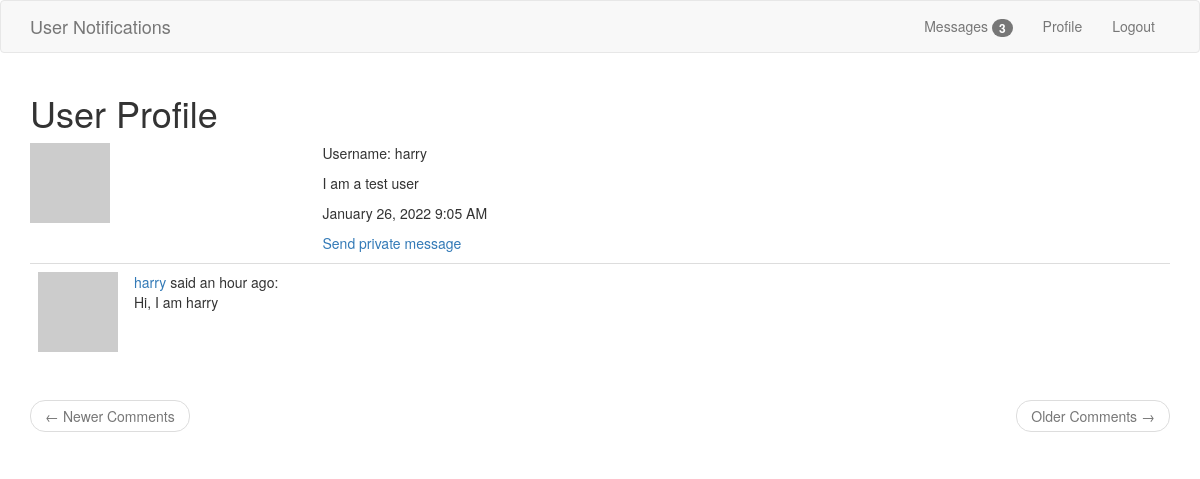
/user/harry (signed in), run on the app's committed database.
### app/models.py (models this page shows, shortened)
class User(UserMixin, db.Model):
    __table_name__ = 'users'
    id = db.Column(db.Integer, primary_key=True)
    username = db.Column(db.String(64), index=True, unique=True)
    email = db.Column(db.String(64), index=True, unique=True)
    password_hash = db.Column(db.String(128))
    about_me = db.Column(db.String(120))
    last_seen = db.Column(db.DateTime, default=datetime.utcnow)
    posts = db.relationship('Post', backref='author', lazy='dynamic')
    messages_sent = db.relationship(
        'Message',
        foreign_keys='Message.sender_id',
        backref='author',
        lazy='dynamic')
    messages_received = db.relationship(
        'Message',
        foreign_keys='Message.recipient_id',
        backref='recipient',
        lazy='dynamic')
    last_message_read_time = db.Column(db.DateTime)
    notifications = db.relationship(
        'Notification',
        backref='user',
        lazy='dynamic')
    def avatar(self, size):
        digest = md5(self.email.lower().encode('utf-8')).hexdigest()
        return f'https://www.gravatar.com/avatar/{digest}?d=identicon&s={size}'
    def new_messages(self):
        last_read_time = self.last_message_read_time or datetime(1900, 1, 1)
        return Message.query.filter_by(recipient=self).filter(
            Message.timestamp > last_read_time).count()

class Post(db.Model):
    __table_name__ = 'post'
    id = db.Column(db.Integer, primary_key=True)
    body = db.Column(db.String(140))
    timestamp = db.Column(db.DateTime, index=True, default=datetime.utcnow)
    user_id = db.Column(db.Integer, db.ForeignKey('user.id'))

### app/routes.py (the view)
@app.route('/user/<username>')
@login_required
def user(username):
    user = User.query.filter_by(username=username).first_or_404()
    page = request.args.get('page', 1, type=int)
    posts = user.posts.order_by(Post.timestamp.desc()).paginate(
        page, app.config['POSTS_PER_PAGE'], False)
    next_url = url_for('user', username=user.username, page=posts.next_num) \
        if posts.has_next else None
    prev_url = url_for('index', page=posts.prev_num) \
        if posts.has_prev else None
    return render_template(
        'user.html',
        title='User Profile',
        username=username,
        user=user,
        next_url=next_url,
        prev_url=prev_url,
        posts=posts.items
    )

### app/models.py (called while the page is built)
@login.user_loader
def load_user(id):
    return User.query.get(int(id))

### app/routes.py (called while the page is built)
@app.before_request
def before_request():
    if current_user.is_authenticated:
        current_user.last_seen = datetime.utcnow()
        db.session.commit()

### app/templates/user.html (shortened to what this page needs)
{% extends 'base.html' %}
{% block app_context %}
<div class="row">
    <div class="col-md-12">
        <h1>{{title}}</h1>
    </div>
</div>
<div class="row">
    <div class="col-sm-3 text-center">
        <p>
            <img src="{{ user.avatar(70) }}" alt="Avatar" class="img-responsive">
        </p>
    </div>
    <div class="col-sm-9">
        <p>
            Username: {{ user.username }}
        </p>
        {% if user.about_me %}
        <p>
            <span>
                {{ user.about_me }}
            </span>
        </p>
        {% endif %}
        <p>
            <span>
                {{ moment(user.last_seen).format('LLL') }}
            </span>
        </p>
        {% if user != current_user %}
                <p>
                    <a href=" {{ url_for('send_message', recipient=user.username) }} ">
                        Send private message
                    </a>
                </p>
        {% endif %}
    </div>
</div>
<div class="row">
    <div class="col-sm-12">
        {% for post in posts %}
            {% include '_posts.html' %}
        {% endfor %}
    </div>
</div>
<nav aria-label="...">
    <ul class="pager">
        <li class="previous{% if not prev_url %} disabled{% endif %}">
            <a href="{{ prev_url or '#' }}">
                <span aria-hidden="true">&larr;</span> Newer Comments
            </a>
        </li>
        <li class="next{% if not next_url %} disabled{% endif %}">
            <a href="{{ next_url or '#' }}">
                Older Comments <span aria-hidden="true">&rarr;</span>
            </a>
        </li>
    </ul>
</nav>
{% endblock %}

### app/templates/base.html (shortened to what this page needs)
{% extends 'bootstrap/base.html' %}
{% block head %}
    {{super()}}
{% endblock %}
{% block styles %}
    {{  super() }}
    <link rel="stylesheet" type="text/css" href="{{ url_for('static', filename='css/main.css') }}">
{% endblock %}
{% block navbar %}
<nav class="navbar navbar-default">
    <div class="container">
        <div class="navbar-header">
            <a class="navbar-brand" href=" {{ url_for('index') }} ">User Notifications</a>
        </div>
        <div class="collapse navbar-collapse" id="bs-example-navbar-collapse-1">
            <ul class="nav navbar-nav navbar-right">
                {% if current_user.is_authenticated %}
                    <li>
                        <a href="{{ url_for('messages') }}">
                            Messages
                            {% set new_messages = current_user.new_messages() %}
                            {% if new_messages %}
                                <span class="badge" id="message_count"
                                    style="visibility: {% if new_messages %} visible {% else %} hidden {% endif %};">
                                    {{ new_messages }}
                                </span>
                            {% endif %}
                        </a>
                    </li>
                    <li><a href="{{ url_for('user', username=current_user.username) }}">Profile</a></li>
                    <li><a href="{{ url_for('logout') }}">Logout</a></li>
                {% else %}
                    <li><a href=" {{ url_for('login') }} ">Login</a></li>
                {% endif %}
            </ul>
        </div>
    </div>
</nav>
{% endblock %}
{% block content %}
    <div class="container">
        {% block app_context %}
        {% endblock %}
    </div>
{% endblock %}

### app/templates/_posts.html
<table class="table table-hover">
    <tr valign='top'>
        <td width='70px'>
            <img src=" {{ post.author.avatar(36) }} ">
        </td>
        <td>
            <span class="user_popup">
                <a href="{{ url_for('user', username=post.author.username) }}">
                    {{ post.author.username }}
                </a>
            </span>
            said
            <span>
            {{ moment(post.timestamp).fromNow() }}:
            </span><br>
            <span>
                {{ post.body }}
            </span>
        </td>
    </tr>
</table>

### data on the page
User: username "harry", about_me "I am a test user", last_seen "January 26, 2022 9:05 AM"
Post: author.username "harry", timestamp "an hour ago", body "Hi, I am harry"

### other printed values
{{ new_messages }} "3"
{{ title }} "User Profile"
